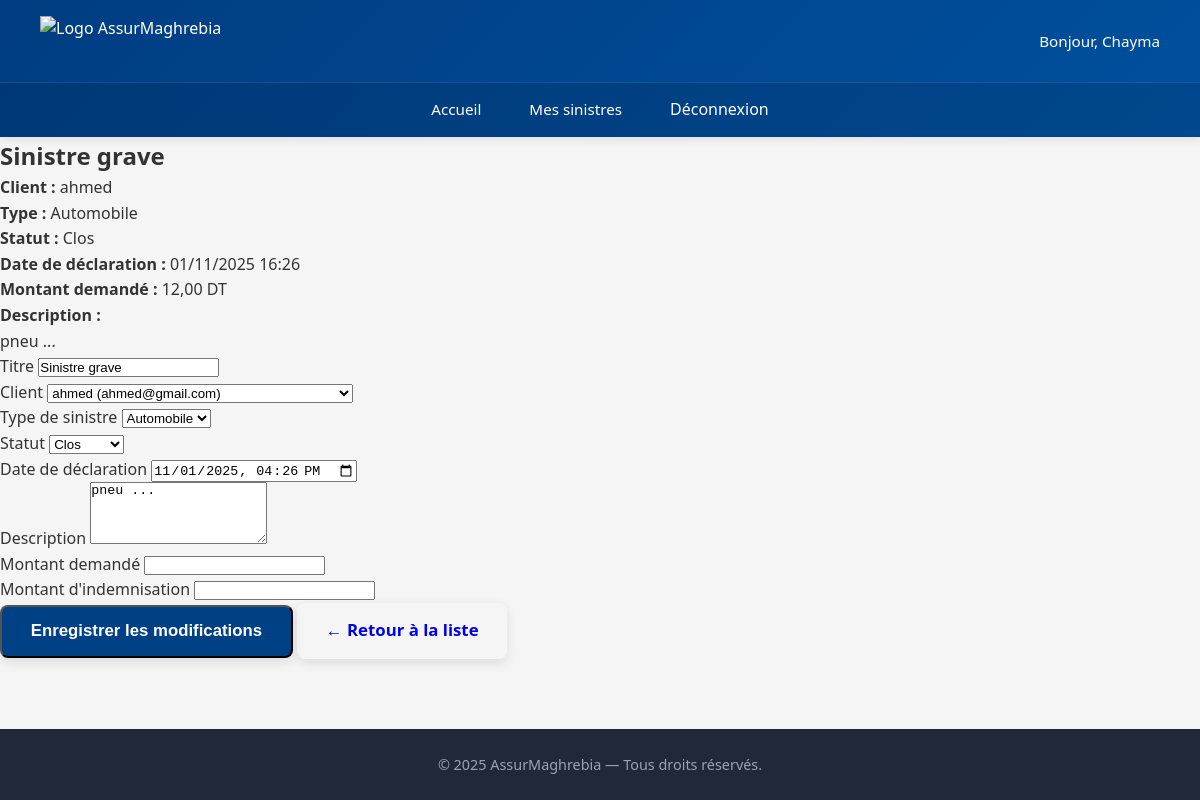
Screenshot of /sinistres/13/ (signed in) with the database file from the repository.
### sinistre/models.py (models this page shows, shortened)
class Sinistre(models.Model):
    class StatutChoices(models.TextChoices):
        EN_COURS = 'en_cours', _('En cours')
        CLOS = 'clos', _('Clos')
        REFUSE = 'refuse', _('Refusé')
    class TypeSinistreChoices(models.TextChoices):
        AUTOMOBILE = 'automobile', _('Automobile')
        HABITATION = 'habitation', _('Habitation')
        SANTE = 'sante', _('Santé')
        AUTRE = 'autre', _('Autre')
    client = models.ForeignKey(
        User,
        on_delete=models.CASCADE,
        related_name="sinistres",
        verbose_name=_("Client")
    )
    titre = models.CharField(
        max_length=200,
        verbose_name=_("Titre"),
        help_text=_("Ex: Dégât des eaux - Appartement Tunis")
    )
    date_declaration = models.DateTimeField(
    default=timezone.now,
    verbose_name=_("Date de déclaration")
)
    type_sinistre = models.CharField(
        max_length=20,
        choices=TypeSinistreChoices.choices,
        verbose_name=_("Type de sinistre")
    )
    description = models.TextField(
        verbose_name=_("Description"),
        help_text=_("Décrivez les circonstances du sinistre")
    )
    statut = models.CharField(
        max_length=20,
        choices=StatutChoices.choices,
        default=StatutChoices.EN_COURS,
        verbose_name=_("Statut")
    )
    montant_demande = models.DecimalField(
        max_digits=10,
        decimal_places=2,
        null=True,
        blank=True,
        verbose_name=_("Montant demandé")
    )
    montant_indemnisation = models.DecimalField(
        max_digits=10,
        decimal_places=2,
        null=True,
        blank=True,
        verbose_name=_("Montant d'indemnisation")
    )
    class Meta:
        verbose_name = _("Sinistre")
        verbose_name_plural = _("Sinistres")
        ordering = ['-date_declaration']

### sinistre/views.py (the view, shortened to what this page needs)
# urls.py: path('<int:pk>/', views.detail_sinistre, name='detail_sinistre'),
@login_required
def detail_sinistre(request, pk):
    sinistre = get_object_or_404(Sinistre, pk=pk)
    if not (request.user.is_superuser or sinistre.client == request.user):
        raise PermissionDenied
    return render(request, "sinistre/detail.html", {
        "sinistre": sinistre,
        "users": User.objects.all(),
        "type_choices": Sinistre.TypeSinistreChoices.choices,
        "statut_choices": Sinistre.StatutChoices.choices,
        "titre_page": _("Détails du sinistre #%(id)s") % {'id': sinistre.id}
    })

### sinistre/templates/sinistre/detail.html (shortened to what this page needs)
{% extends 'base.html' %}
{% block content %}
<div class="container">
    <div class="card">
        <h2>{{ sinistre.titre }}</h2>
        <p><strong>Client :</strong> {{ sinistre.client.username }}</p>
        <p><strong>Type :</strong> {{ sinistre.get_type_sinistre_display }}</p>
        <p><strong>Statut :</strong> {{ sinistre.get_statut_display }}</p>
        <p><strong>Date de déclaration :</strong> {{ sinistre.date_declaration|date:"d/m/Y H:i" }}</p>
        <p><strong>Montant demandé :</strong>
            {% if sinistre.montant_demande %}{{ sinistre.montant_demande }} DT{% else %}Non spécifié{% endif %}
        </p>
        <p><strong>Description :</strong></p>
        <p>{{ sinistre.description }}</p>
        <form method="post">
            <div class="form-group">
                <label for="id_titre">Titre</label>
                <input type="text" name="titre" value="{{ sinistre.titre }}" class="form-control" required>
            </div>
            <div class="form-group">
                <label for="id_client">Client</label>
                <select name="client" class="form-select" required>
                    {% for user in users %}
                        <option value="{{ user.id }}" {% if user == sinistre.client %}selected{% endif %}>
                            {{ user.username }} ({{ user.email }})
                        </option>
                    {% endfor %}
                </select>
            </div>
            <div class="form-group">
                <label for="id_type_sinistre">Type de sinistre</label>
                <select name="type_sinistre" class="form-select" required>
                    {% for key, label in type_choices %}
                        <option value="{{ key }}" {% if sinistre.type_sinistre == key %}selected{% endif %}>
                            {{ label }}
                        </option>
                    {% endfor %}
                </select>
            </div>
            <div class="form-group">
                <label for="id_statut">Statut</label>
                <select name="statut" class="form-select" required>
                    {% for key, label in statut_choices %}
                        <option value="{{ key }}" {% if sinistre.statut == key %}selected{% endif %}>
                            {{ label }}
                        </option>
                    {% endfor %}
                </select>
            </div>
            <div class="form-group">
                <label for="id_date_declaration">Date de déclaration</label>
                <input type="datetime-local" name="date_declaration" value="{{ sinistre.date_declaration|date:'Y-m-d\\TH:i' }}" class="form-control" required>
            </div>
            <div class="form-group">
                <label for="id_description">Description</label>
                <textarea name="description" class="form-control" rows="4" required>{{ sinistre.description }}</textarea>
            </div>
            <div class="form-group">
                <label for="id_montant_demande">Montant demandé</label>
                <input type="number" step="0.01" name="montant_demande" value="{{ sinistre.montant_demande|default_if_none:'' }}" class="form-control">
            </div>
            <div class="form-group">
                <label for="id_montant_indemnisation">Montant d'indemnisation</label>
                <input type="number" step="0.01" name="montant_indemnisation" value="{{ sinistre.montant_indemnisation|default_if_none:'' }}" class="form-control">
            </div>
            <button type="submit" class="btn btn-primary">Enregistrer les modifications</button>
            <a href="{% url 'sinistre:liste_sinistres' %}" class="btn btn-secondary">← Retour à la liste</a>
        </form>
    </div>
</div>
{% endblock %}

### templates/base.html (shortened to what this page needs)
<!DOCTYPE html>
{% load static %}
<html lang="fr">
<head>
    <link rel="stylesheet" href="{% static 'css/style.css' %}">
</head>
<body>
    <header class="site-header">
        <div class="header-content">
            <img src="{% static 'images/logo.png' %}" alt="Logo AssurMaghrebia" class="logo">
            {% if user.is_authenticated %}
                <span class="user-info">Bonjour, {{ user.username|capfirst }}</span>
            {% endif %}
        </div>
        <nav class="main-nav" aria-label="Navigation principale">
            <ul>
                <li><a href="{% url 'accueil' %}">Accueil</a></li>
                {% if user.is_authenticated %}
                    <li><a href="{% url 'sinistre:liste_sinistres' %}">Mes sinistres</a></li>
                    <li>
                        <form method="post" action="{% url 'logout' %}" style="display: inline; margin: 0;">
                            <button type="submit" class="logout-link">Déconnexion</button>
                        </form>
                    </li>
                {% else %}
                    <li><a href="{% url 'login' %}">Connexion</a></li>
                {% endif %}
            </ul>
        </nav>
    </header>
    <main class="main-content">
        {% block content %}{% endblock %}
    </main>
    <footer class="site-footer">
        <p>&copy; 2025 AssurMaghrebia — Tous droits réservés.</p>
    </footer>
</body>
</html>

### assurmaghrebia/static/css/style.css (style rules this page uses)
* { margin: 0; padding: 0; box-sizing: border-box; }
body { font-family: Arial, sans-serif; line-height: 1.6; color: #333; background-color: #f9f9f9; }
.site-header { background-color: #004085; color: white; padding: 1rem 0; box-shadow: 0 2px 10px rgba(0, 0, 0, 0.1); position: sticky; top: 0; z-index: 100; }
.header-content { display: flex; justify-content: space-between; align-items: center; max-width: 1200px; margin: 0 auto; padding: 0 1rem; }
.logo { height: 50px; width: auto; }
.user-info { font-weight: bold; }
.main-nav ul { display: flex; list-style: none; gap: 1.5rem; justify-content: center; margin-top: 1rem; padding: 0; }
.main-nav a, .logout-link { color: white; text-decoration: none; font-weight: bold; padding: 0.5rem 1rem; border-radius: 4px; transition: background-color 0.2s; background: none; border: none; cursor: pointer; font: inherit; }
.main-content { max-width: 1200px; margin: 2rem auto; padding: 0 1rem; }
.site-footer { background-color: #333; color: white; text-align: center; padding: 1rem; margin-top: 3rem; }
.btn { display: inline-block; padding: 0.9rem 1.8rem; border-radius: 8px; font-weight: 600; text-decoration: none; transition: all 0.25s ease; font-size: 1.05rem; box-shadow: 0 4px 12px rgba(0, 0, 0, 0.1); }
.btn-primary { background: #004085; color: white; }

### templates/base.html (style rules this page uses)
* { margin: 0; padding: 0; box-sizing: border-box; }
body { font-family: 'Segoe UI', Tahoma, Geneva, Verdana, sans-serif; background: #f5f5f5; min-height: 100vh; display: flex; flex-direction: column; }
.site-header { background: linear-gradient(135deg, #003d82 0%, #00509e 100%); color: white; padding: 0; box-shadow: 0 2px 10px rgba(0,0,0,0.1); }
.header-content { display: flex; justify-content: space-between; align-items: center; padding: 16px 40px; max-width: 1400px; margin: 0 auto; }
.logo { height: 50px; width: auto; }
.user-info { font-size: 0.95rem; font-weight: 500; }
.main-nav { background: rgba(0, 0, 0, 0.1); border-top: 1px solid rgba(255, 255, 255, 0.1); }
.main-nav ul { list-style: none; display: flex; gap: 0; max-width: 1400px; margin: 0 auto; padding: 0 40px; }
.main-nav li { margin: 0; }
.main-nav a, .logout-link { display: block; color: white; text-decoration: none; padding: 14px 24px; transition: background 0.3s ease; font-weight: 500; font-size: 0.95rem; }
.logout-link { background: none; border: none; cursor: pointer; font: inherit; width: 100%; text-align: left; }
.main-content { flex: 1; padding: 0; max-width: 100%; margin: 0 auto; width: 100%; }
.site-footer { background: #1f2937; color: #9ca3af; text-align: center; padding: 24px 20px; margin-top: auto; font-size: 0.9rem; }

### rows the page displays
Sinistre: titre "Sinistre grave", client.username "ahmed", type_sinistre "Automobile", statut "Clos", date_declaration "01/11/2025 16:26", montant_demande "12,00", description "pneu ...", client "ahmed (ahmed@gmail.com)", date_declaration "11/01/2025 16:26"

### other values shown
{{ user.username|capfirst }} "Chayma"
